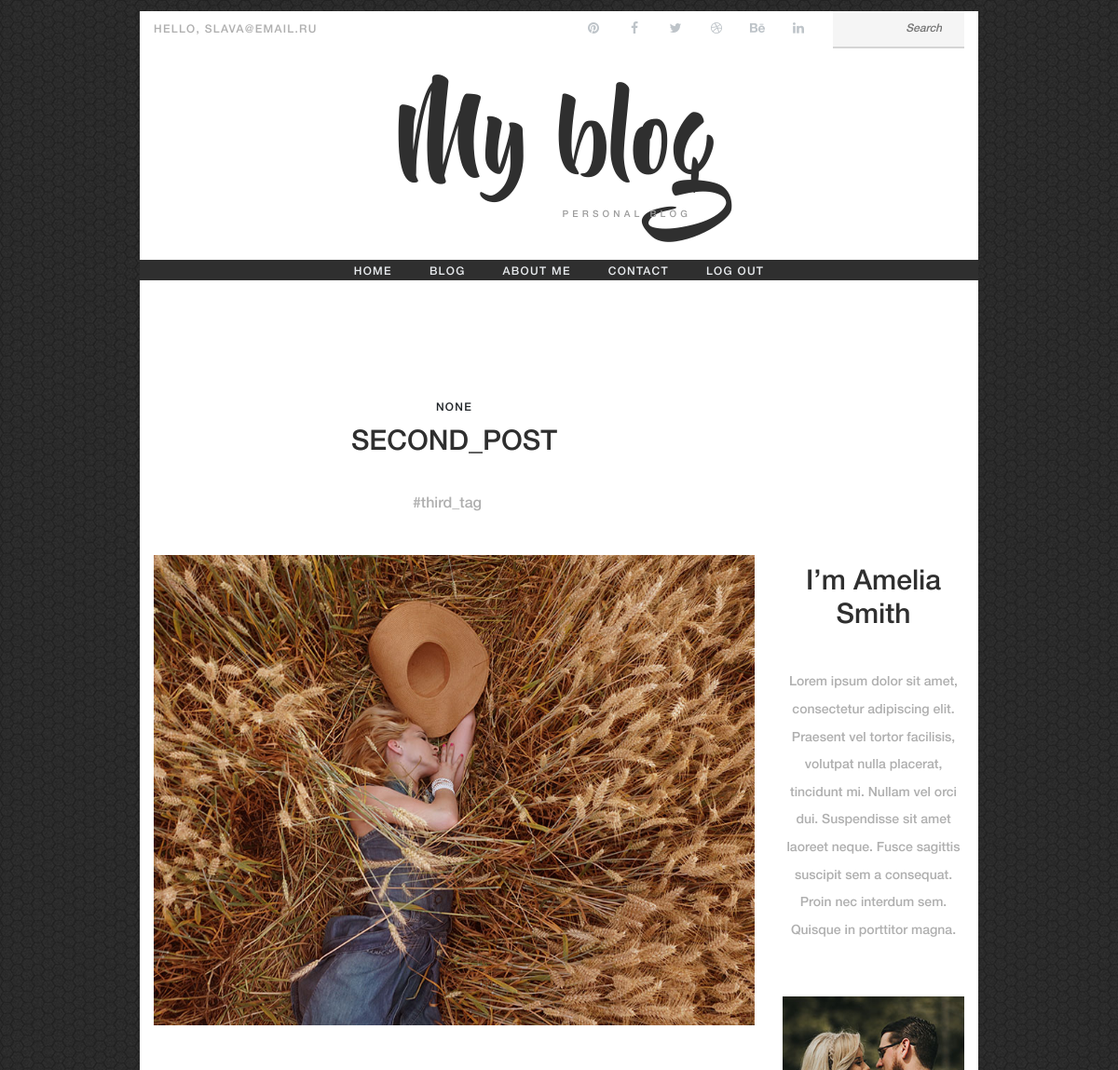
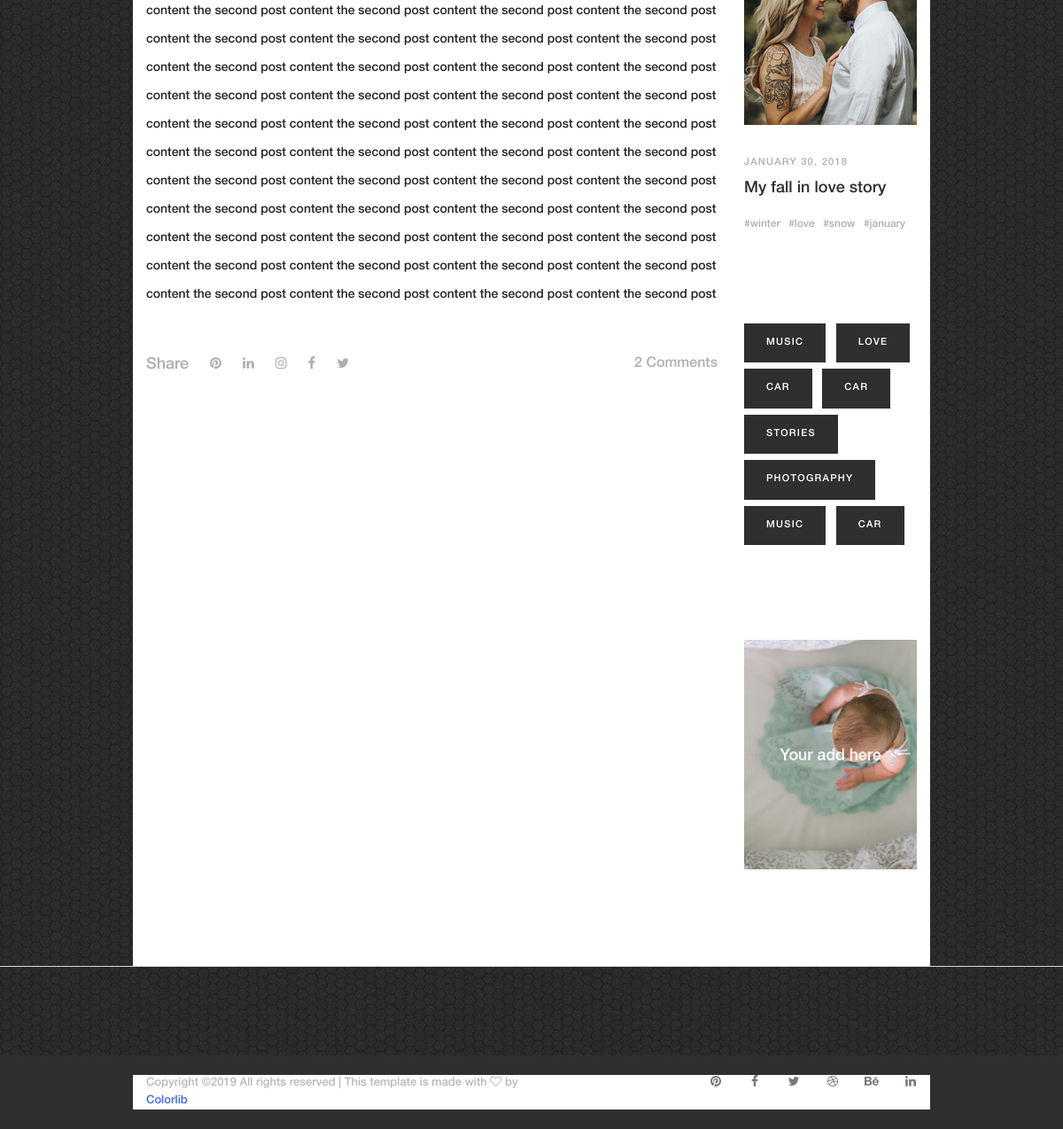
/posts/8379db66-ca0d-43ae-a920-7a145ec357cf (signed in), run on the app's committed database (2 pictures, top to bottom).
### users/models.py (models this page shows, shortened)
class MyBlogUsers(AbstractUser):
    username = None
    email = models.EmailField(_('email address'), unique=True)
    is_activated = models.BooleanField(default=True, db_index=True,
                                       verbose_name='is activated?')
    send_messages = models.BooleanField(default=True, verbose_name='send messages?')
    USERNAME_FIELD = 'email'
    REQUIRED_FIELDS = []
    objects = MyBlogUserManager()
    def get_absolute_url(self):
        return reverse('profile', args=[str(self.id)])
    def __str__(self):
        return self.email

### post/models.py (models this page shows, shortened)
class Post(models.Model):
    id = models.UUIDField(
        primary_key=True,
        default=uuid.uuid4,
        editable=False
    )
    title = models.CharField(max_length=100)
    overview = models.TextField()
    author = models.ForeignKey(get_user_model(), on_delete=models.CASCADE)
    timestamp = models.DateTimeField(auto_now=True, null=True, blank=True)
    thumbnail = models.ImageField(upload_to='covers/', null=True, blank=True)
    category = models.ManyToManyField('Category')
    featured = models.BooleanField(default=True)
    content = models.TextField()
    prev_post = models.ForeignKey('self', related_name='prev', on_delete=models.SET_NULL, blank=True, null=True)
    next_post = models.ForeignKey('self', related_name='next', on_delete=models.SET_NULL, blank=True, null=True)
    class Meta:
        indexes = [
            models.Index(fields=['id'], name='id_index')
        ]

class HashTag(models.Model):
    name = models.CharField(max_length=64, unique=True)
    post = models.ManyToManyField(Post, related_name='hash_tag')

### post/views.py (the view)
# urls.py: path('<uuid:pk>', PostDetailView.as_view(), name='post_detail'),
class PostDetailView(LoginRequiredMixin, PermissionRequiredMixin, DetailView):
    model = Post
    template_name = 'posts/post_detail.html'
    context_object_name = 'post'
    login_url = 'login'
    permission_required = 'post.can_open'

### templates/posts/post_detail.html (shortened to what this page needs)
{% extends '_base.html' %}
{% load static %}
{% block content %}
<div class="row">
            <div class="col-12 col-lg-9">
                    <div class="content-wrap">
                        <header class="entry-header">
                            <div class="posted-date">
                                {{ post.timestamp }}
                            </div>
                            <h2 class="entry-title">{{ post.title }}</h2>
                            <div class="tags-links">
                                {% for tag in post.hash_tag.all %}
                                    <a href="#">#{{ tag.name }}</a>
                                {% endfor %}
                            </div>
                        </header>
                        <figure class="featured-image">
                            {% if post.thumbnail %}
                            <img src="{{ post.thumbnail.url }}" alt="">
                            {% endif %}
                        </figure>
                        <div class="entry-content">
                            <p>{{ post.content }}</p>
                        </div>
                        <footer class="entry-footer flex flex-column flex-lg-row justify-content-between align-content-start align-lg-items-center">
                            <ul class="post-share flex align-items-center order-3 order-lg-1">
                                <label>Share</label>
                                <li><a href="#"><i class="fa fa-pinterest"></i></a></li>
                                <li><a href="#"><i class="fa fa-linkedin"></i></a></li>
                                <li><a href="#"><i class="fa fa-instagram"></i></a></li>
                                <li><a href="#"><i class="fa fa-facebook"></i></a></li>
                                <li><a href="#"><i class="fa fa-twitter"></i></a></li>
                            </ul>
                            <div class="comments-count order-1 order-lg-3">
                                <a href="#">2 Comments</a>
                            </div>
                        </footer>
                    </div>
            </div>
            <div class="col-12 col-lg-3">
                <div class="sidebar">
                    <div class="about-me">
                        <h2>I’m Amelia Smith</h2>
                        <p>Lorem ipsum dolor sit amet, consectetur adipiscing elit. Praesent vel tortor facilisis, volutpat nulla placerat, tincidunt mi. Nullam vel orci dui. Suspendisse sit amet laoreet neque. Fusce sagittis suscipit sem a consequat. Proin nec interdum sem. Quisque in porttitor magna.</p>
                    </div>
                    <div class="recent-posts">
                            <div class="recent-post-wrap">
                                <figure>
                                    <img src="{%static 'images/thumb-1.jpg' %}" alt="">
                                </figure>
                                <header class="entry-header">
                                    <div class="posted-date">
                                        January 30, 2018
                                    </div>
                                    <h3><a href="#">My fall in love story</a></h3>
                                    <div class="tags-links">
                                        <a href="#">#winter</a>
                                        <a href="#">#love</a>
                                        <a href="#">#snow</a>
                                        <a href="#">#january</a>
                                    </div>
                                </header>
                            </div>
                    </div>
                    <div class="tags-list">
                        <a href="#">Music</a>
                        <a href="#">Love</a>
                        <a href="#">Car</a>
                        <a href="#">Car</a>
                        <a href="#">Stories</a>
                        <a href="#">Photography</a>
                        <a href="#">Music</a>
                        <a href="#">Car</a>
                    </div>
                    <div class="sidebar-ads">
                        <img src="{%static 'images/ads.jpg' %}" alt="ads">
                    </div>
                </div>
            </div>
        </div>
{% endblock content %}

### templates/_base.html (shortened to what this page needs)
{% load static %}
<!DOCTYPE html>
<html lang="en">
<head>
    <link rel="stylesheet" href="{% static 'css/bootstrap.min.css' %}">
    <link rel="stylesheet" href="{% static 'css/font-awesome.min.css'%}">
    <link rel="stylesheet" href="{% static 'css/swiper.min.css'%}">
    <link rel="stylesheet" href="{% static 'css/style.css'%}">
</head>
<body>
<div class="outer-container">
    <header class="site-header">
        <div class="top-header-bar">
            <div class="container-fluid">
                <div class="row">
                    <div class="col-lg-6 flex align-items-center">
                        <div class="header-bar-text d-none d-lg-block">
                            {% if user.is_authenticated %}
                                <p>Hello, {{ user }}</p>
                            {% else %}
                                <p>Hello, your are not logged</p>
                            {% endif %}
                        </div>
                    </div>
                    <div class="col-12 col-lg-6 flex justify-content-between justify-content-lg-end align-items-center">
                        <div class="header-bar-social d-none d-md-block">
                            <ul class="flex align-items-center">
                                <li><a href="#"><i class="fa fa-pinterest"></i></a></li>
                                <li><a href="#"><i class="fa fa-facebook"></i></a></li>
                                <li><a href="#"><i class="fa fa-twitter"></i></a></li>
                                <li><a href="#"><i class="fa fa-dribbble"></i></a></li>
                                <li><a href="#"><i class="fa fa-behance"></i></a></li>
                                <li><a href="#"><i class="fa fa-linkedin"></i></a></li>
                            </ul>
                        </div>
                        <div class="header-bar-search d-none d-md-block">
                            <form>
                                <input type="search" placeholder="Search">
                            </form>
                        </div>
                    </div>
                </div>
            </div>
        </div>
        <div class="container">
            <div class="row">
                <div class="col-12">
                    <div class="site-branding flex flex-column align-items-center">
                        <h1 class="site-title"><a href="index.html" rel="home">My blog</a></h1>
                        <p class="site-description">Personal Blog</p>
                    </div>
                    <nav class="site-navigation">
                        <ul class="flex-lg flex-lg-row justify-content-lg-center align-content-lg-center">
                            <li class="current-menu-item"><a href="{% url 'home' %}">Home</a></li>
                            <li><a href="{% url 'post_list' %}">blog</a></li>
                            <li><a href="{{ user.get_absolute_url }}">About me</a></li>
                            <li><a href="#">Contact</a></li>
                            {% if user.is_authenticated %}
                            <li><a href="{% url 'logout' %}">Log out</a></li>
                            {% else %}
                            <li><a href="{% url 'login' %}">Log in</a></li>
                            <li><a href="{% url 'register' %}">Register</a></li>
                            {% endif %}
                        </ul>
                    </nav>
                </div>
            </div>
        </div>
    </header>
    <div class="container single-page">
        {% block content %}
        {% endblock content %}
    </div>
</div>
<footer class="sit-footer">
   <div class="footer-bar">
        <div class="outer-container">
            <div class="container-fluid">
                <div class="row justify-content-between">
                    <div class="col-12 col-md-6">
                        <div class="footer-copyright">
                            <p>Copyright &copy;<script>document.write(new Date().getFullYear());</script> All rights reserved | This template is made with <i class="fa fa-heart-o" aria-hidden="true"></i> by <a href="https://colorlib.com" target="_blank">Colorlib</a></p>
                        </div>
                    </div>
                    <div class="col-12 col-md-6">
                        <div class="footer-social">
                            <ul class="flex justify-content-center justify-content-md-end align-items-center">
                                <li><a href="#"><i class="fa fa-pinterest"></i></a></li>
                                <li><a href="#"><i class="fa fa-facebook"></i></a></li>
                                <li><a href="#"><i class="fa fa-twitter"></i></a></li>
                                <li><a href="#"><i class="fa fa-dribbble"></i></a></li>
                                <li><a href="#"><i class="fa fa-behance"></i></a></li>
                                <li><a href="#"><i class="fa fa-linkedin"></i></a></li>
                            </ul>
                        </div>
                    </div>
                </div>
            </div>
        </div>
    </div>
</footer>
</body>
</html>

### data on the page
MyBlogUsers: email "SLAVA@EMAIL.RU"
Post: timestamp "NONE", title "SECOND_POST", thumbnail (picture), content "content the second post content the second post content the second post content the second post content the second post content the second post content the second post content the second post content the second post content the second post content the second post content the second post content the second post content the second post content the second post content the second post content the second post content the second post content the second post content the second post content the second post content the second post content the second post content the second post content the second post content the second post content the second post content the second post content the second post…"
HashTag: name "third_tag"
